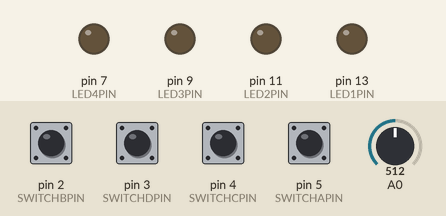
This sketch was run on a simulated Arduino Uno, built with avr-gcc and run on an emulated ATmega328P. On the bench: output pins drawn as LEDs (lit = HIGH). Inputs (shaded band) come from the test bench; at power-on: pin 2 (SWITCHBPIN), pin 3 (SWITCHDPIN), pin 4 (SWITCHCPIN), pin 5 (SWITCHAPIN) HIGH, A0 = 512. What the sketch prints to the serial monitor is not drawn.

Above: at 1.2 s.
1.3 s: pin 2 (SWITCHBPIN) pulled LOW for 0.15 s
At 1.37 s:
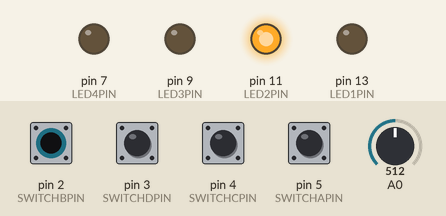
2.9 s: pin 3 (SWITCHDPIN) pulled LOW for 1 s
At 3.2 s:
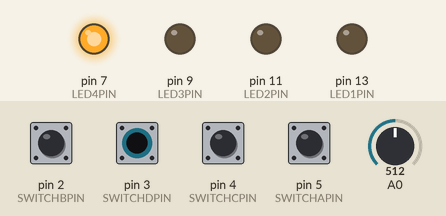
5.4 s: pin 4 (SWITCHCPIN) pulled LOW for 0.15 s
At 5.47 s:
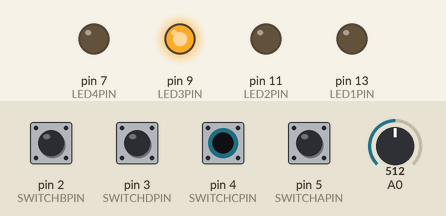
7.0 s: pin 5 (SWITCHAPIN) pulled LOW for 0.15 s
At 7.07 s:
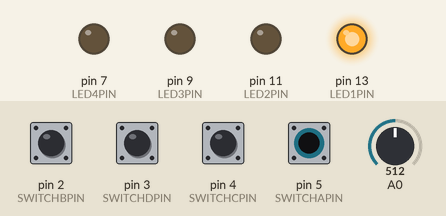
8.6 s: pin 2 (SWITCHBPIN) driven LOW and pin 3 (SWITCHDPIN) driven LOW
At 9.8 s:
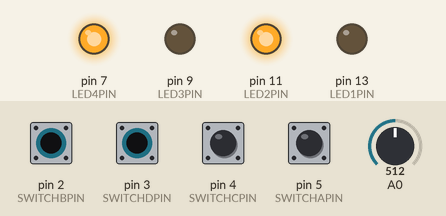
10.1 s: pin 4 (SWITCHCPIN) pulled LOW for 1 s
At 10.9 s:
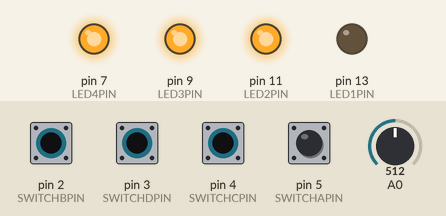
Timing chart, 0 to 13.1 s (numbered marks = the images above; inputs shaded):
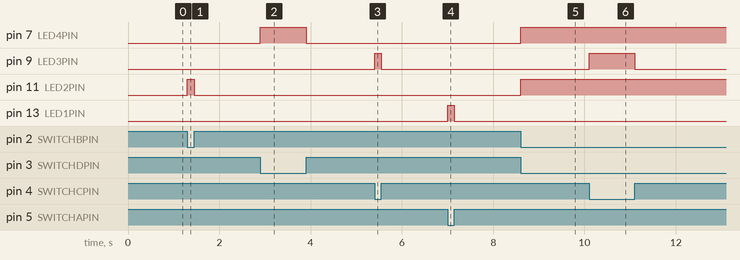

The sketch:

SendNotes4.ino
```cpp
//
// SET VELOCITY USING POT
//

#define LED1PIN  13
#define LED2PIN  11
#define LED3PIN  9
#define LED4PIN  7

#define SWITCHAPIN  5
#define SWITCHBPIN  2
#define SWITCHCPIN  4
#define SWITCHDPIN  3

void setup()
{
  pinMode(LED1PIN, OUTPUT);
  pinMode(LED2PIN, OUTPUT);
  pinMode(LED3PIN, OUTPUT);
  pinMode(LED4PIN, OUTPUT);

  pinMode(SWITCHAPIN, INPUT);
  pinMode(SWITCHBPIN, INPUT);
  pinMode(SWITCHCPIN, INPUT);
  pinMode(SWITCHDPIN, INPUT);

  digitalWrite(SWITCHAPIN, HIGH);
  digitalWrite(SWITCHBPIN, HIGH);
  digitalWrite(SWITCHCPIN, HIGH);
  digitalWrite(SWITCHDPIN, HIGH);

  Serial.begin(31250);
}

void sendNote(byte note, byte velocity)
{
  Serial.write((byte)0x90);
  Serial.write(note);
  Serial.write(velocity);
}


byte wasPressed[4];

void handleButton(byte which, byte inputPin, byte outputPin, byte note)
{
  if(digitalRead(inputPin) == LOW)
  {
    digitalWrite(outputPin, HIGH);
    if(wasPressed[which] == 0)
    {
      sendNote(note,analogRead(0) / 8);
      wasPressed[which] = 1;
    }
  }
  else
  {
    digitalWrite(outputPin, LOW);
    if(wasPressed[which] == 1)
    {
      sendNote(note,0);
      wasPressed[which] = 0;
    }
  }

}

void loop()
{
  handleButton(0, SWITCHAPIN, LED1PIN, 48);
  handleButton(1, SWITCHBPIN, LED2PIN, 49);
  handleButton(2, SWITCHCPIN, LED3PIN, 50);
  handleButton(3, SWITCHDPIN, LED4PIN, 51);
}
```

Measured:
- after the input at 1.3 s, pin 11 (LED2PIN): LOW → HIGH at once, → LOW 0.15 s later
- after the input at 2.9 s, pin 7 (LED4PIN): LOW → HIGH at once, → LOW 1.0 s later
- after the input at 5.4 s, pin 9 (LED3PIN): LOW → HIGH at once, → LOW 0.15 s later
- after the input at 7.0 s, pin 13 (LED1PIN): LOW → HIGH at once, → LOW 0.15 s later
- after the input at 8.6 s, pin 7 (LED4PIN), pin 11 (LED2PIN): LOW → HIGH at once
- after the input at 10.1 s, pin 9 (LED3PIN): LOW → HIGH at once, → LOW 1.0 s later
